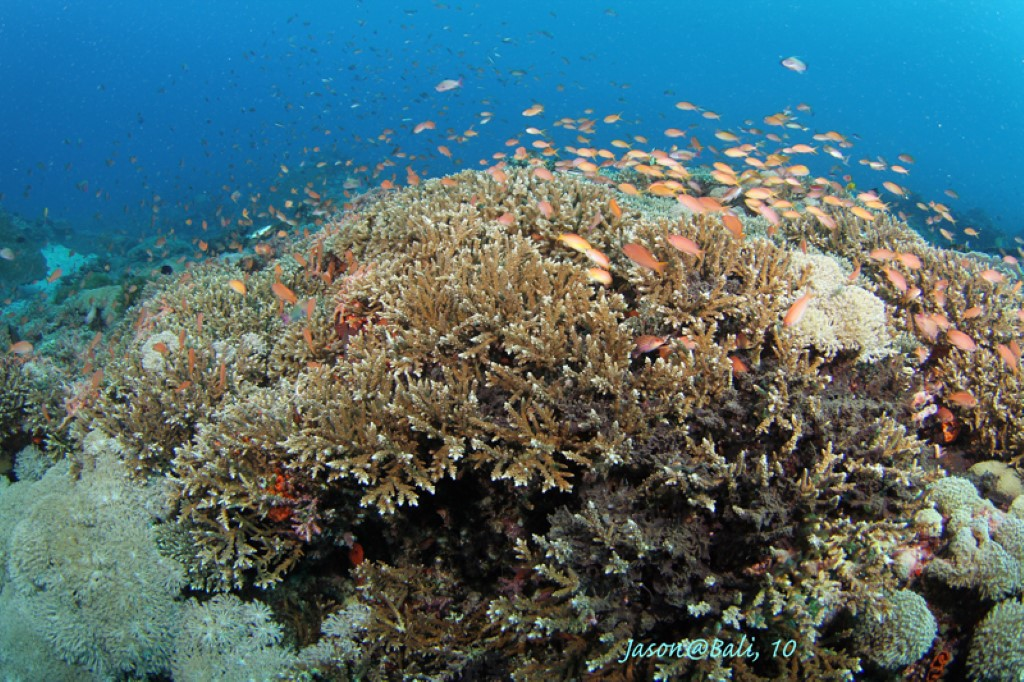
#> input picture PROJECT/Coral Image/train/healthy/1009.png, 1024 x 682 px, found by its file name; the run also reads 1 picture not shown here
$ jupyter execute --allow-errors NewAgain.ipynb
#> lines starting #> are read from the running program, lines starting #| are printed output that depends on the picture; long printed decimals are rounded
SVM Classifier

[cell 1]
import numpy as np
import pandas as pd
import matplotlib.pyplot as plt
from sklearn import metrics
from sklearn.model_selection import train_test_split
from sklearn.metrics import accuracy_score, classification_report
from sklearn.metrics import confusion_matrix, ConfusionMatrixDisplay

[cell 2]
import os

path = 'C:/Users/Aqilah/Downloads/DEGREE/FYP/PROJECT/Coral Image/train'
classes = {'healthy': 0, 'bleached': 1}

[cell 3]
import cv2

X = []
Y = []

for cls, label in classes.items():
    class_path = os.path.join(path, cls)
    for img_file in os.listdir(class_path):
        img_path = os.path.join(class_path, img_file)
        img = cv2.imread(img_path, 0)
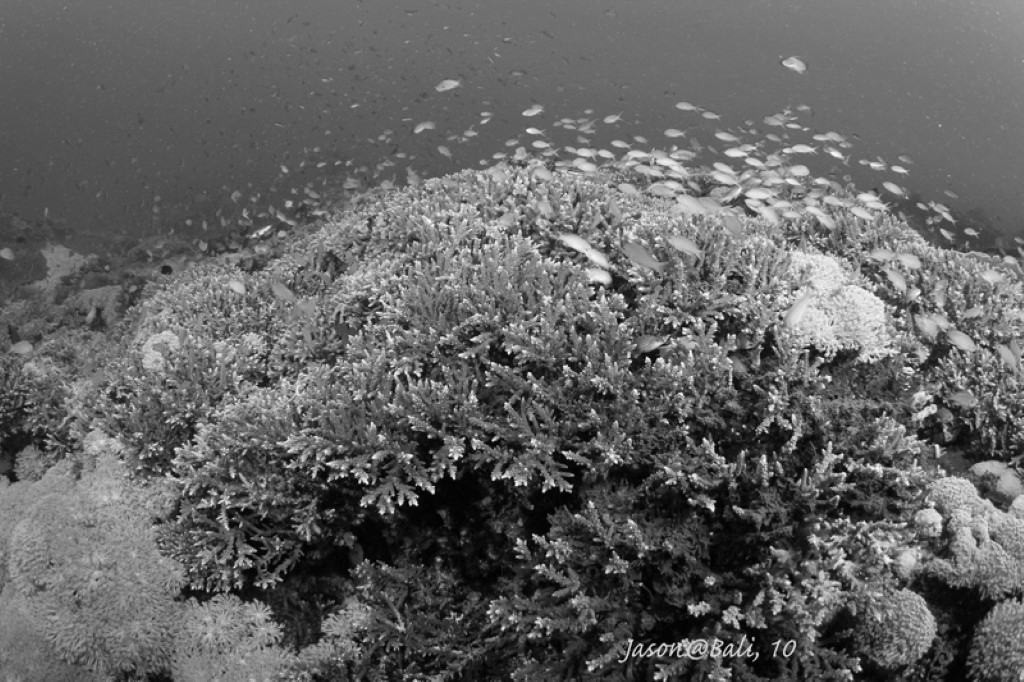
#> img: shape (682, 1024); min 0, max 253, mean 99.1
        img_resized = cv2.resize(img, (200, 200))
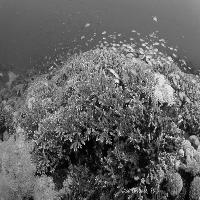
#> img_resized: shape (200, 200); min 1, max 242, mean 98.9
        X.append(img_resized)
        Y.append(label)
#> pass 2 of the loop `for cls, label in classes.items():`:
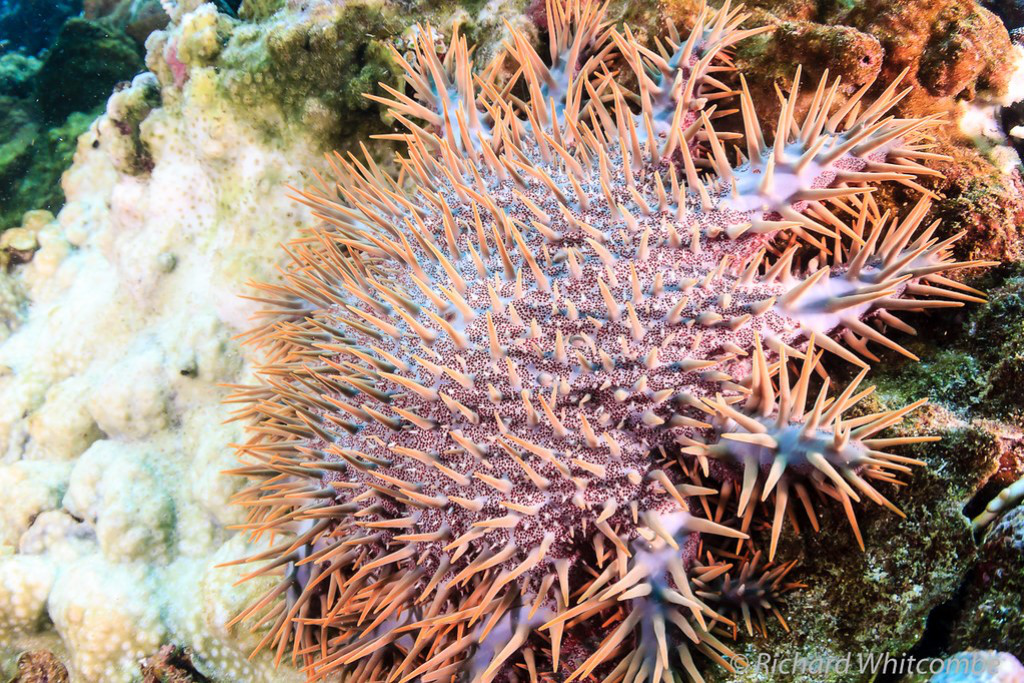
#> input picture PROJECT/Coral Image/train/bleached/1025.png, 1024 x 683 px, found by its file name
#> `img = cv2.imread(img_path, 0)`:
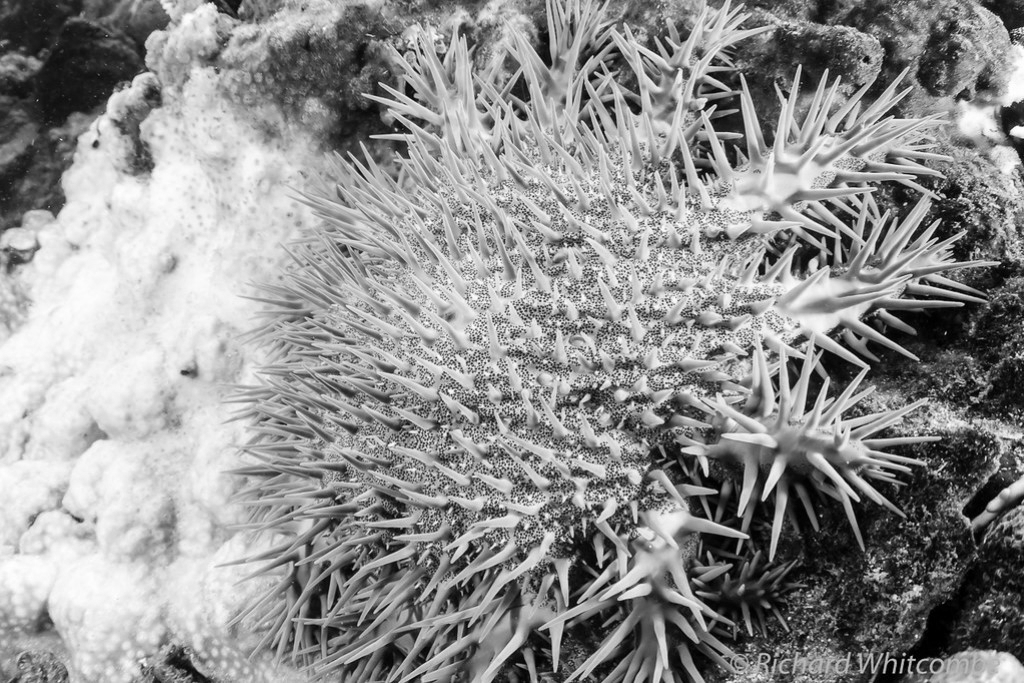
#> img: shape (683, 1024); min 0, max 255, mean 144.3
#> `img_resized = cv2.resize(img, (200, 200))`:
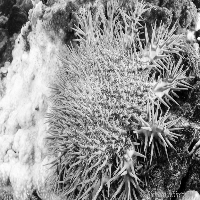
#> img_resized: shape (200, 200); min 0, max 254, mean 144.3
X = np.array(X)
Y = np.array(Y)

#> (a cell that did not finish here is left out)

[cell 5]
X_updated = X.reshape(len(X), -1)
X_updated.shape
#> Out = (2, 40000)

[cell 6]
xtrain, xtest, ytrain, ytest = train_test_split(X_updated, Y, random_state=10, test_size=0.20)
#> ytrain = [1]; ytest = [0]
print(xtrain.shape, xtest.shape)
#| (1, 40000) (1, 40000)

[cell 7]
print(xtrain.max(), xtrain.min())
#| 254 0
print(xtest.max(), xtest.min())
#| 242 1
xtrain = xtrain/255
xtest = xtest/255
print(xtrain.max(), xtrain.min())
#| 0.9961 0.0
print(xtest.max(), xtest.min())
#| 0.949 0.003922

[cell 8]
from sklearn.decomposition import PCA

print(xtrain.shape, xtest.shape)
#| (1, 40000) (1, 40000)

pca = PCA(0.90)

pca_train = pca.fit_transform(xtrain)
#> pca_train = [0]
pca_test = pca.transform(xtest)
#> pca_test = [0.176]
print(pca_train.shape, pca_test.shape)
#| (1, 1) (1, 1)

[cell 9]
from sklearn.svm import SVC
import pickle

[cell 10]
C_values = [0.001, 0.01, 0.1, 1]
training_accuracy = []
testing_accuracy = []

#> (the rest of this cell did not finish here and is left out)

[cell 11]
best_C_value = 0.1
final_model = SVC(C=best_C_value, kernel='rbf', gamma='scale', probability=True)
#> (the rest of this cell did not finish here and is left out)

[cell 12]
# Serialize and save the model to a pickle file
with open('svm.pkl', 'wb') as f:
    pickle.dump(final_model, f)

[cell 13]
# Plot the comparison graph between training and testing accuracy for the best C value
plt.figure(figsize=(8, 6))
#> (the rest of this cell did not finish here and is left out)

[cell 14]
from sklearn.model_selection import learning_curve

# Learning curve function
def plot_learning_curve(estimator, title, X, y, ylim=None, cv=None, n_jobs=None, train_sizes=np.linspace(.1, 1.0, 5)):
    plt.figure(figsize=(8, 6))
    plt.title(title)
    if ylim is not None:
        plt.ylim(*ylim)
    plt.xlabel("Training examples")
    plt.ylabel("Score")
    train_sizes, train_scores, test_scores = learning_curve(estimator, X, y, cv=cv, n_jobs=n_jobs, train_sizes=train_sizes)
    train_scores_mean = np.mean(train_scores, axis=1)
    train_scores_std = np.std(train_scores, axis=1)
    test_scores_mean = np.mean(test_scores, axis=1)
    test_scores_std = np.std(test_scores, axis=1)
    plt.grid()

    plt.fill_between(train_sizes, train_scores_mean - train_scores_std,
                     train_scores_mean + train_scores_std, alpha=0.1,
                     color="r")
    plt.fill_between(train_sizes, test_scores_mean - test_scores_std,
                     test_scores_mean + test_scores_std, alpha=0.1, color="g")
    plt.plot(train_sizes, train_scores_mean, 'o-', color="r", label="Training score")
    plt.plot(train_sizes, test_scores_mean, 'o-', color="g", label="Cross-validation score")
    plt.legend(loc="best")
    return plt

# Plot learning curve for the final model
title = "Learning Curves (SVM, C={})".format(best_C_value)
cv = 5  # Number of cross-validation folds
#> (the rest of this cell did not finish here and is left out)

#> (a cell that did not finish here is left out)

[cell 16]
from sklearn.metrics import mean_squared_error

#> (the rest of this cell did not finish here and is left out)

[cell 17]
from sklearn.metrics import roc_auc_score, roc_curve

#> (the rest of this cell did not finish here and is left out)

#> (a cell that did not finish here is left out)

#> (a cell that did not finish here is left out)

[cell 20]
dec = {0: 'Healthy', 1:'Bleached'}

[cell 21]
# Specify the directory path
directory = 'C:/Users/Aqilah/Downloads/DEGREE/FYP/PROJECT/Coral Image/test/healthy'

# Get the list of image files in the directory
image_files = os.listdir(directory)

# Visualize the images
plt.figure(figsize=(12, 11))
for i, image_file in enumerate(image_files[:12]):
    plt.subplot(4, 4, i+1)

    # Read the image
    img = cv2.imread(os.path.join(directory, image_file), 0)

    # Resize the image
    img_resized = cv2.resize(img, (200, 200))

    # Normalize the image
    img_normalized = img_resized/255

    # Reshape the image
    img_reshaped = img_normalized.reshape(1, -1)

# Append to a list for batch processing
    if i == 0:
        test_data_pca = pca.transform(img_reshaped)
#> test_data_pca = [0.176]
    else:
        test_data_pca = np.concatenate((test_data_pca, pca.transform(img_reshaped)))

# Make predictions for the entire test set at once
#> (the rest of this cell did not finish here and is left out)

[cell 22]
# Specify the directory path
directory = 'C:/Users/Aqilah/Downloads/DEGREE/FYP/PROJECT/Coral Image/test/bleached'

# Get the list of image files in the directory
image_files = os.listdir(directory)

# Visualize the images
plt.figure(figsize=(12, 10))
for i, image_file in enumerate(image_files[:12]):
    plt.subplot(4, 4, i+1)

    # Read the image
    img = cv2.imread(os.path.join(directory, image_file), 0)

    # Resize the image
    img_resized = cv2.resize(img, (200, 200))

    # Normalize the image
    img_normalized = img_resized / 255
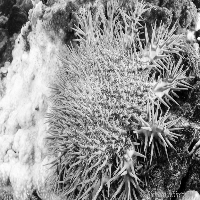
#> img_normalized: shape (200, 200) float64; min 0, max 0.996, mean 0.566

    # Reshape the image
    img_reshaped = img_normalized.reshape(1, -1)

    # Append to a list for batch processing
    if i == 0:
        test_data_pca = pca.transform(img_reshaped)
#> test_data_pca = [0]
    else:
        test_data_pca = np.concatenate((test_data_pca, pca.transform(img_reshaped)))

# Make predictions for the entire test set at once
#> (the rest of this cell did not finish here and is left out)
